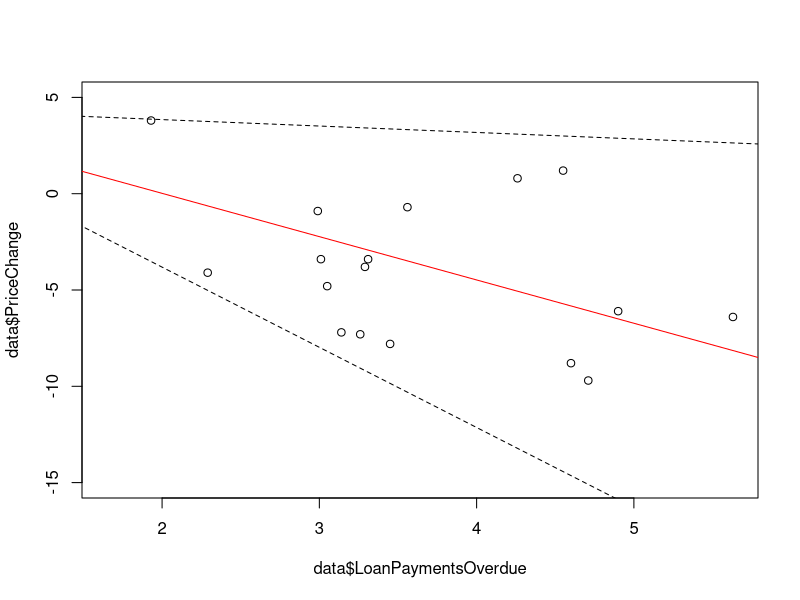

Here is the R script that generated this plot:
## ---- chunk 1
data <- read.table("indicators.txt",header=TRUE)
a <- lm(data$PriceChange~data$LoanPaymentsOverdue)
plot(data$LoanPaymentsOverdue,data$PriceChange,ylim=c(-15,5))
abline(a, col="red")
x <- seq(0,10,0.1)
ytop <- 4.5145 -0.3335853*x
ybot <- 4.5145 -4.163454*x
lines(x,ytop,lty=2)
lines(x,ybot,lty=2)
## ---- chunk 2
summary(a)
confint(a,level=0.95)
## ---- chunk 3
ymean <- 4.5145 -2.2485*4
ybotCI <- 4.5145 - 4.163454*4
ytopCI <- 4.5145 - 0.3335853*4
c(ymean,ybotCI,ytopCI)
